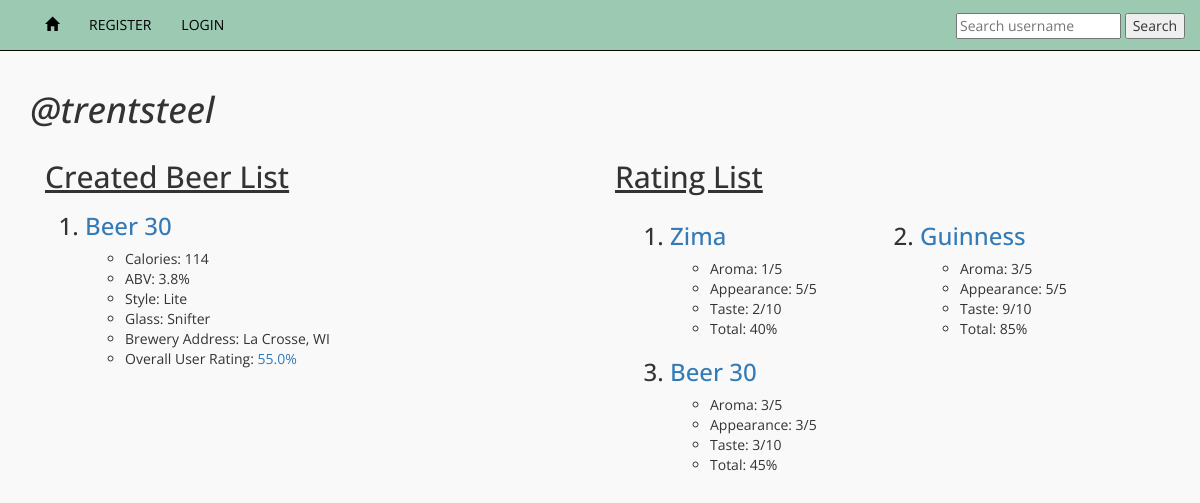
The page /mybeerapp/by/trentsteel/ on the database its author committed.
### mybeerapp/models.py (models this page shows, shortened)
class Beer(models.Model):
    user=models.ForeignKey(User, related_name='beers', default=1)
    name=models.CharField(max_length=256)
    slug=models.SlugField(allow_unicode=True, default='')
    calories=models.PositiveIntegerField()
    abv=models.DecimalField(max_digits=3, decimal_places=1, error_messages=
    {'max_whole_digits': 'Number must be from 0.0 - 99.9, one decimal place max',
    'max_decimal_places': 'Number must be from 0.0 - 99.9, one decimal place max',
    'max_digits': 'Number must be from 0.0 - 99.9, one decimal place max',
    'max_value': 'Number must be from 0.0 - 99.9, one decimal place max',
    'min_value': 'Number must be from 0.0 - 99.9, one decimal place max',
    })
    style=models.CharField(default="It's a beer", max_length=256)
    location=models.CharField(max_length=256)
    created_at = models.DateTimeField(default=timezone.now)
    glass=models.ForeignKey(Glass, related_name='beers', default=1)
    def _get_total_average(self):
        count=self.ratings.count()
        total=0
        for rating in self.ratings.all():
            total=total+rating.average
        if count==0:
            count=1
        return round((total/count),2)
    total_average = property(_get_total_average)
    def _get_slug_name(self):
        return slugify(self.name)
    slug_name = property(_get_slug_name)
    class Meta:
        ordering = ["name"]

class Glass(models.Model):
    name=models.CharField(max_length=256)
    def __str__(self):
        return self.name
    class Meta:
        verbose_name_plural = "glasses"

class Rating(models.Model):
    five_choices=(
        (1,'1/5'),
        (2,'2/5'),
        (3,'3/5'),
        (4,'4/5'),
        (5,'5/5'),
    )
    ten_choices=(
        (1,'1/10'),
        (2,'2/10'),
        (3,'3/10'),
        (4,'4/10'),
        (5,'5/10'),
        (6,'6/10'),
        (7,'7/10'),
        (8,'8/10'),
        (9,'9/10'),
        (10,'10/10'),
    )
    user=models.ForeignKey(User, related_name='user_ratings', default=1)
    beer=models.ForeignKey(Beer, related_name='ratings')
    aroma=models.PositiveIntegerField(choices=five_choices)
    appearance=models.PositiveIntegerField(choices=five_choices)
    taste=models.PositiveIntegerField(choices=ten_choices) #taste is weighted
    def _get_average(self):
        return round(((self.aroma + self.appearance + self.taste)/20)*100)
    average = property(_get_average)

### mybeerapp/views.py (the view)
# urls.py: url(r'^by/(?P<username>[-\w]+)/$', views.user_beerlist, name='user_beerlist'),
def user_beerlist(request,username):
    try:
        beer_user = get_object_or_404(User, username=username)
    except User.DoesNotExist:
        raise Http404
    else:
        user_beers = beer_user.beers.all()
        user_ratings = beer_user.user_ratings.all()
    return render(request, 'mybeerapp/user_beerlist.html', {'beer_user':beer_user, 'user_beers':user_beers, 'user_ratings':user_ratings})

### mybeerapp/templates/mybeerapp/user_beerlist.html (shortened to what this page needs)
{% extends 'base.html' %}
{% block content %}
  <div class="beer_css">
    <h1><em>@{{beer_user}}</em></h1>
    <div class="col-xs-6">
      <h2><u>Created Beer List</u></h2>
      <ol>
        {% for beer in user_beers %}
          <h3><li><a href="{% url 'mybeerapp:beer_details' slug=beer.slug %}">{{beer.name}}</a></li></h3>
          <ul>
            <li>Calories: {{beer.calories}}</li>
            <li>ABV: {{beer.abv}}%</li>
            <li>Style: {{beer.style}}</li>
            <li>Glass: {{beer.glass}}</li>
            <li>Brewery Address: {{beer.location}}</li>
            {% if beer.ratings.count %}
              <li>Overall User Rating: <a href="{% url 'mybeerapp:rating_details' slug=beer.slug %}">{{beer.total_average}}%</a></li>
            {% endif %}
          </ul>
        {% endfor %}
      </ol>
    </div>
    <div class="col-xs-6">
      <h2><u>Rating List</u></h2>
      <ol>
        {% for rating in user_ratings %}
          <div class="col-xs-6">
            <h3><li><a href="{% url 'mybeerapp:beer_details' slug=rating.beer.slug %}">{{rating.beer.name}}</a></li></h3>
            <ul>
              <li>Aroma: {{rating.aroma}}/5</li>
              <li>Appearance: {{rating.appearance}}/5</li>
              <li>Taste: {{rating.taste}}/10</li>
              <li>Total: {{rating.average}}%</li>
            </ul>
        </div>
        {% endfor %}
      </ol>
    </div>
  </div>
{% endblock %}

### static/BeerAPI/css/master1.css (style rules this page uses)
body { background-color: #f9f9f9; padding-top: 30px; padding-bottom: 30px; font-family: 'Open Sans',sans-serif; }
.beer_css { padding-top: 40px; }

### rows shown on the page
Beer: name "Beer 30", calories "114", abv "3.8", style "Lite", glass "Snifter", location "La Crosse, WI", total_average "55.0"
Rating: beer.name "Zima", aroma "1", appearance "5", taste "2", average "40"
Rating: beer.name "Guinness", aroma "3", appearance "5", taste "9", average "85"
Rating: beer.name "Beer 30", aroma "3", appearance "3", taste "3", average "45"

### other values the page prints
{{ beer_user }} "trentsteel"
